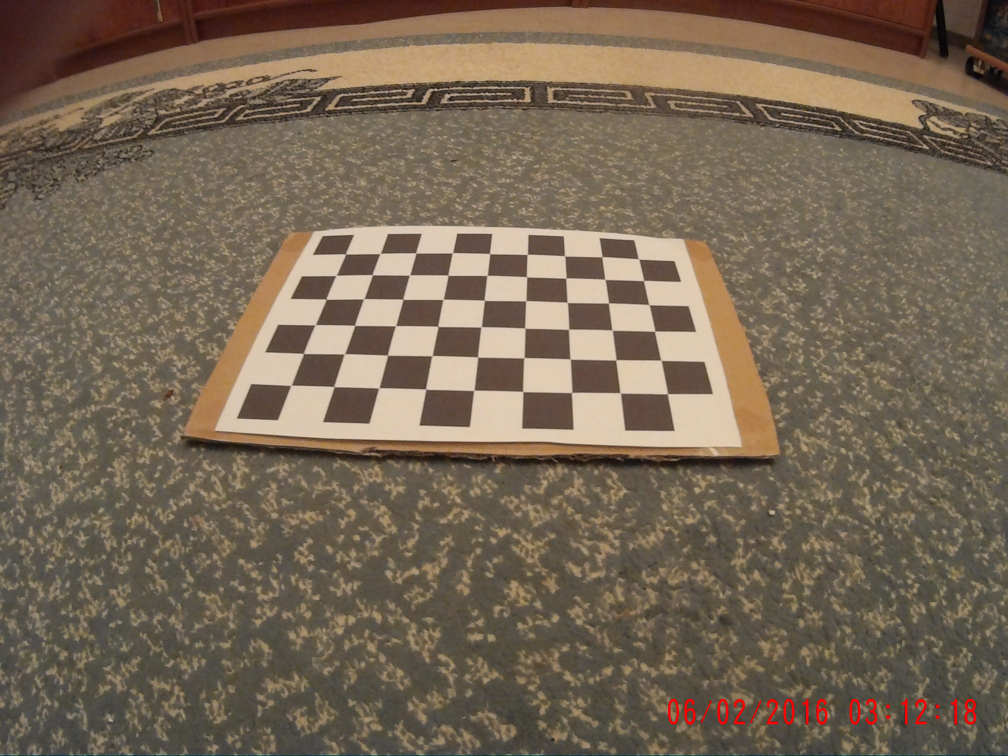
#> input picture RECTIFICATION/images/image1.jpg, 4032 x 3024 px (shown at 1/4 size); its folder holds only this picture in this run
$ python 2_calibration.py   (older library calls are emulated)
#> lines starting #> are read from the running program, lines starting #| are printed output that depends on the picture
import numpy as np
import cv2
import glob

#load data
folder = 'images'
imgpoints = np.load('./'+str(folder)+'/imgpoints.npy')
#> (reads RECTIFICATION/images/imgpoints.npy from the repository)
filenames = np.load('./'+str(folder)+'/filenames.npy')
#> (reads RECTIFICATION/images/filenames.npy from the repository)

n_corners = (9,6)
objp = np.zeros((n_corners[0]*n_corners[1],3), np.float32)
objp[:,:2] = np.mgrid[0:n_corners[0],0:n_corners[1]].T.reshape(-1,2)
objpoints = [objp]*len(filenames)

#example image
images = glob.glob('./'+str(folder)+'/*.jpg')
distorted = cv2.imread(images[0])
#> distorted is the input picture: shape (3024, 4032, 3); mean B, G, R 84.9, 103.1, 118.4
h,  w = distorted.shape[:2]
#> h = 3024; w = 4032

#calibrate
#ret = average mean square error in pixel
#mtx = camera matrix
#dist = distorsion
#rvecs/tvecs = rotation/translation vectors
ret, mtx, dist, rvecs, tvecs = cv2.calibrateCamera(objpoints, imgpoints, (w,h),(w,h),None)
#> ret = 1.3

#adjust camera matrix
#newcameramtx = adjusted camera matrix for cropped image
#roi = bounds for croping image
newcameramtx, roi=cv2.getOptimalNewCameraMatrix(mtx,dist,(w,h),1,(w,h))
#> roi = (0, 351, 2676, 2220)

#undistort
#undistorted = cv2.undistort(distorted, mtx, dist, None, newcameramtx)

#alternative undistort
mapx,mapy = cv2.initUndistortRectifyMap(mtx,dist,None,newcameramtx,(w,h),cv2.CV_32FC1)
np.save('./'+str(folder)+'/mapx',mapx)
np.save('./'+str(folder)+'/mapy',mapy)
undistorted = cv2.remap(distorted,mapx,mapy,cv2.INTER_CUBIC)
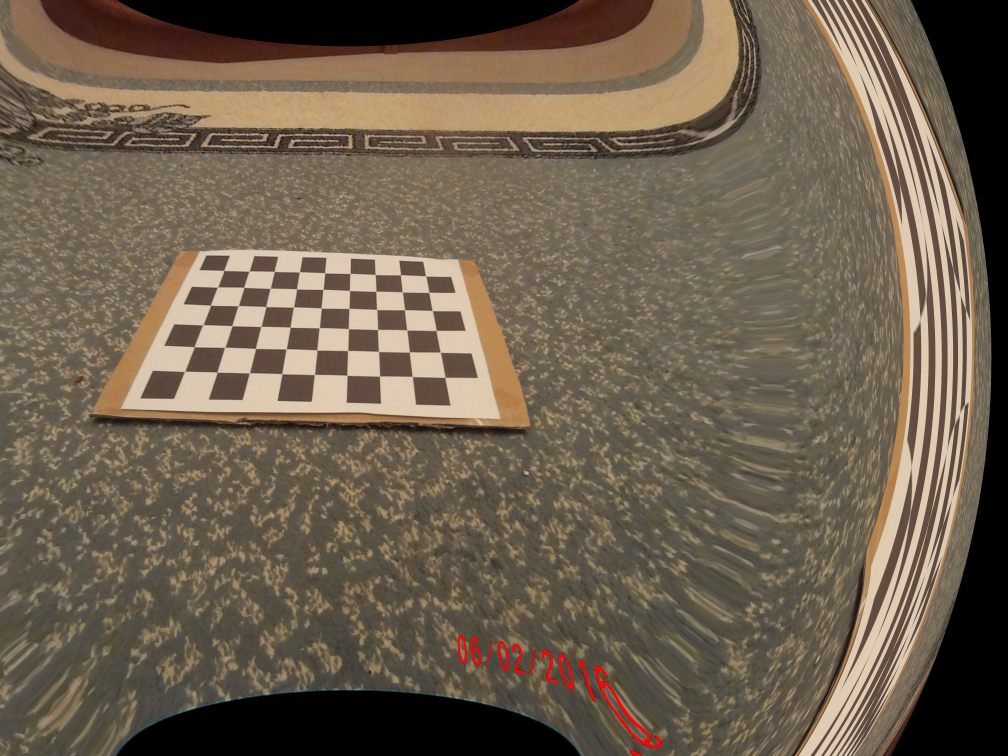
#> undistorted: shape (3024, 4032, 3) (shown at 1/4 size); mean B, G, R 78.8, 95.9, 109.6

# crop the image
#x,y,w,h = roi
#undistorted = undistorted[y:y+h, x:x+w]

shape = np.array(distorted.shape)
#> shape = [3024, 4032, 3]
dim = (np.array([shape[1],shape[0]])/5).astype(int)
#> dim = [806, 604]
print(shape)
#| [3024 4032    3]
print(dim)
#| [806 604]
distorted = cv2.resize(distorted,dim)
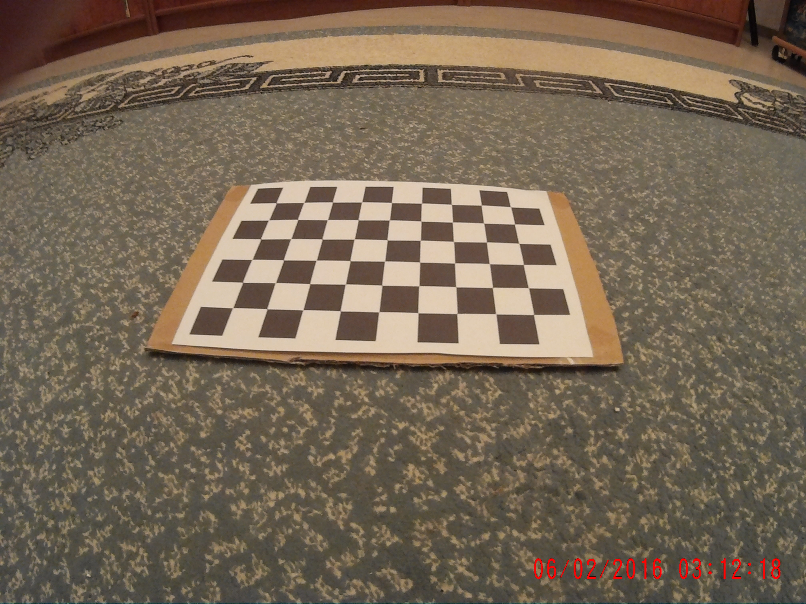
#> distorted: shape (604, 806, 3); mean B, G, R 84.8, 103, 118.3
cv2.imshow( 'original image', distorted) #display image
cv2.moveWindow('original image', 50, 50) #window position
undistorted = cv2.resize(undistorted,dim)
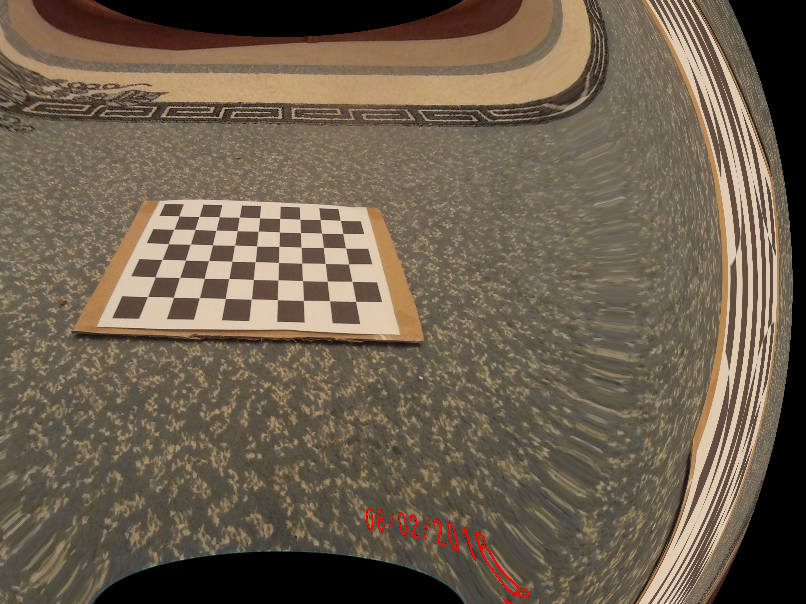
#> undistorted: shape (604, 806, 3); mean B, G, R 78.7, 95.8, 109.5
cv2.imshow( 'undistorted image', undistorted) #display image
cv2.moveWindow('undistorted image', 550, 50) #window position
#cv2.cvtColor(distorted,cv2.COLOR_BGR2RGB)
#cv2.cvtColor(undistorted,cv2.COLOR_BGR2RGB)

key = cv2.waitKey(0)
#> (key Esc is pressed here)
cv2.destroyAllWindows()
